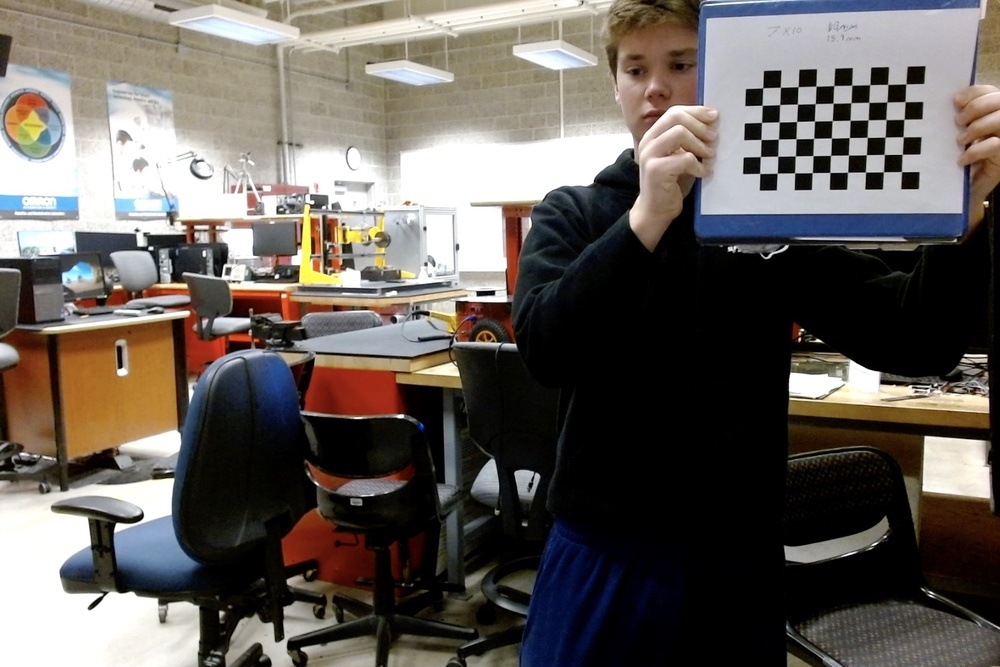
#> input picture openCV/calibration/test1.jpg, 1000 x 667 px, shrunk from 1440 x 960 before the run; its folder holds only this picture in this run
$ python calib.py
#> lines starting #> are read from the running program, lines starting #| are printed output that depends on the picture; after the words box and inside, x2 and y2 are one past the last pixel; in counts of white or black regions, pixels touching at a corner belong together; long printed decimals are rounded
import numpy as np
import cv2 as cv
import glob

# termination criteria
criteria = (cv.TERM_CRITERIA_EPS + cv.TERM_CRITERIA_MAX_ITER, 30, 0.001)

# Chessboard parameters
pattern_size = (6, 9)  # inner corners
square_size = 18.9  # mm

# Prepare object points
objp = np.zeros((pattern_size[0]*pattern_size[1], 3), np.float32)
objp[:, :2] = np.mgrid[0:pattern_size[0], 0:pattern_size[1]].T.reshape(-1, 2)
objp *= square_size

objpoints = []
imgpoints = []

# Load images
images = glob.glob('*.jpg')

for fname in images:
    img = cv.imread(fname)
#> img is the input picture: shape (667, 1000, 3); mean B, G, R 90.1, 95.5, 101.5
    if img is None:
        print(f"Failed to load {fname}")
        continue

    gray = cv.cvtColor(img, cv.COLOR_BGR2GRAY)
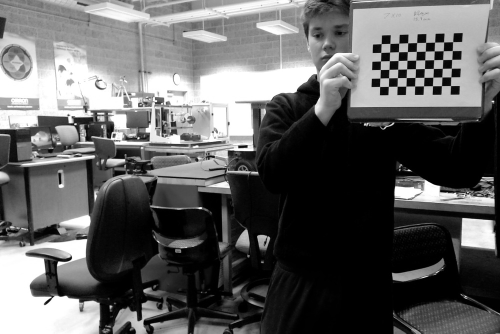
#> gray: shape (667, 1000) (shown at 1/2 size); min 0, max 255, mean 96.7
    ret, corners = cv.findChessboardCorners(gray, pattern_size, cv.CALIB_CB_ADAPTIVE_THRESH + cv.CALIB_CB_NORMALIZE_IMAGE)
#> ret = True; corners = 54 rows, first 8: [905.9, 83.84], [905, 101.5], [904.1, 119.3], [903.2, 136.7], [902.3, 154.2], [901.5, 171.6], [887.7, 84.34], [886.8, 102]

    if ret:
        print(f"Corners found in {fname}")
        objpoints.append(objp)
        corners2 = cv.cornerSubPix(gray, corners, (11,11), (-1,-1), criteria)
#> corners2 = 54 rows, first 8: [905.8, 83.86], [905.1, 101.6], [904.1, 119.3], [903.2, 136.7], [902.2, 154.3], [901.5, 171.6], [887.7, 84.39], [886.9, 102]
        imgpoints.append(corners2)
        cv.drawChessboardCorners(img, pattern_size, corners2, ret)
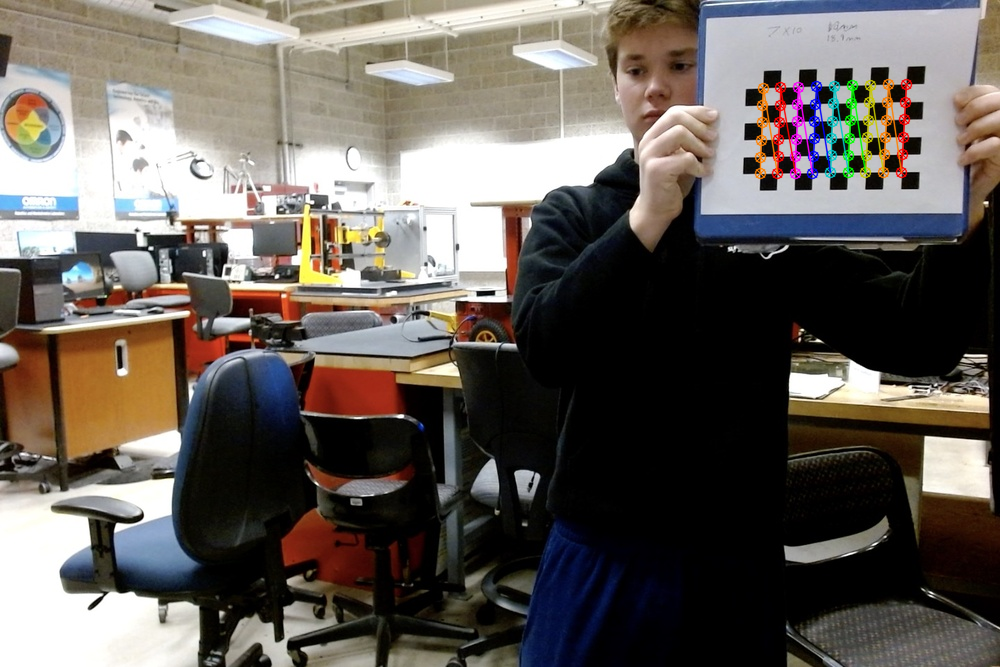
#> img: shape (667, 1000, 3); 1.25% of pixels changed, all inside (x1, y1, x2, y2) = (754, 78, 913, 180)
        cv.imshow('img', img)
        cv.waitKey(500)
    else:
        print(f"No corners found in {fname}")

cv.destroyAllWindows()

# Calibration
if len(objpoints) > 0:
    ret, mtx, dist, rvecs, tvecs = cv.calibrateCamera(objpoints, imgpoints, gray.shape[::-1], None, None)
#> ret = 0.083; mtx = [[454.7, 0, 460.7], [0, 461.3, 272], [0, 0, 1]]; dist = [[0.0365, -0.0148, 0.00773, -0.00865, 9.97e-05]]; rvecs = ([0.138, 0.000595, 1.56],); tvecs = ([494.4, -208.3, 499.6],)
    print("Calibration successful!" if ret else "Calibration failed.")
#| Calibration successful!
    print("\nCamera matrix:\n", mtx)
#| Camera matrix:
#|  [[454.749   0.         460.719]
#|  [  0.         461.277 271.963]
#|  [  0.           0.           1.        ]]
    print("\nDistortion coefficients:\n", dist)
#| Distortion coefficients:
#|  [[ 3.65148061e-02 -1.47754431e-02  7.72965062e-03 -8.64877130e-03
#|    9.96891488e-05]]

    # Optional: undistort one example image
    img = cv.imread(images[0])
    h, w = img.shape[:2]
    new_camera_mtx, roi = cv.getOptimalNewCameraMatrix(mtx, dist, (w,h), 1, (w,h))
#> new_camera_mtx = [[456.6, 0, 444], [0, 460.5, 281.7], [0, 0, 1]]; roi = (9, 14, 978, 637)
    dst = cv.undistort(img, mtx, dist, None, new_camera_mtx)
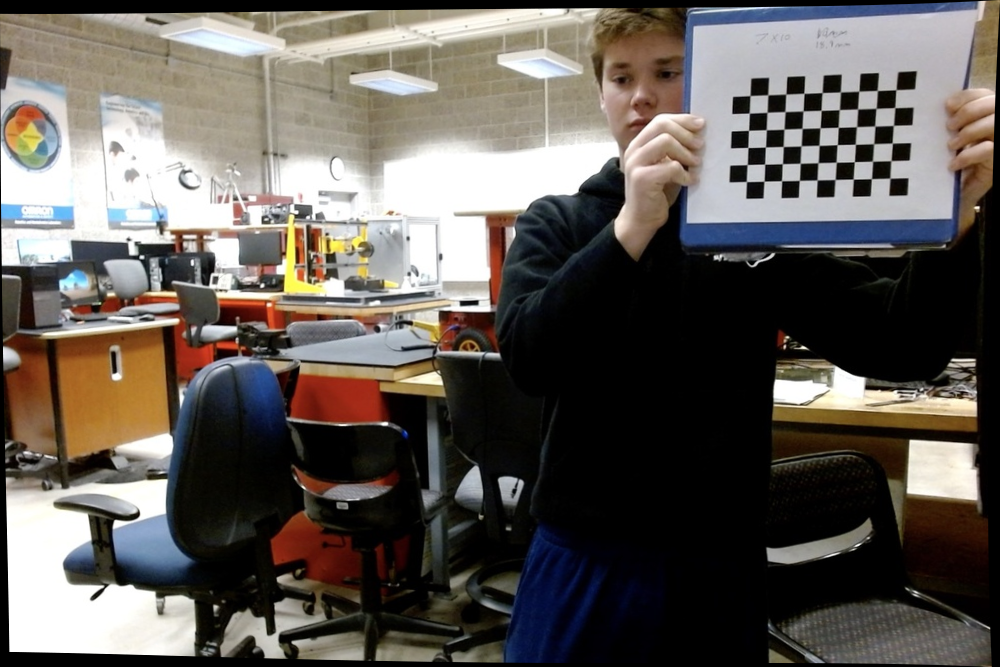
#> dst: shape (667, 1000, 3); mean B, G, R 86.9, 92.1, 97.8
    cv.imshow('Undistorted', dst)
    cv.waitKey(0)
    cv.destroyAllWindows()
else:
    print("No corners detected. Calibration cannot be performed.")

$ run again, on openCV/calibration/test13.jpg
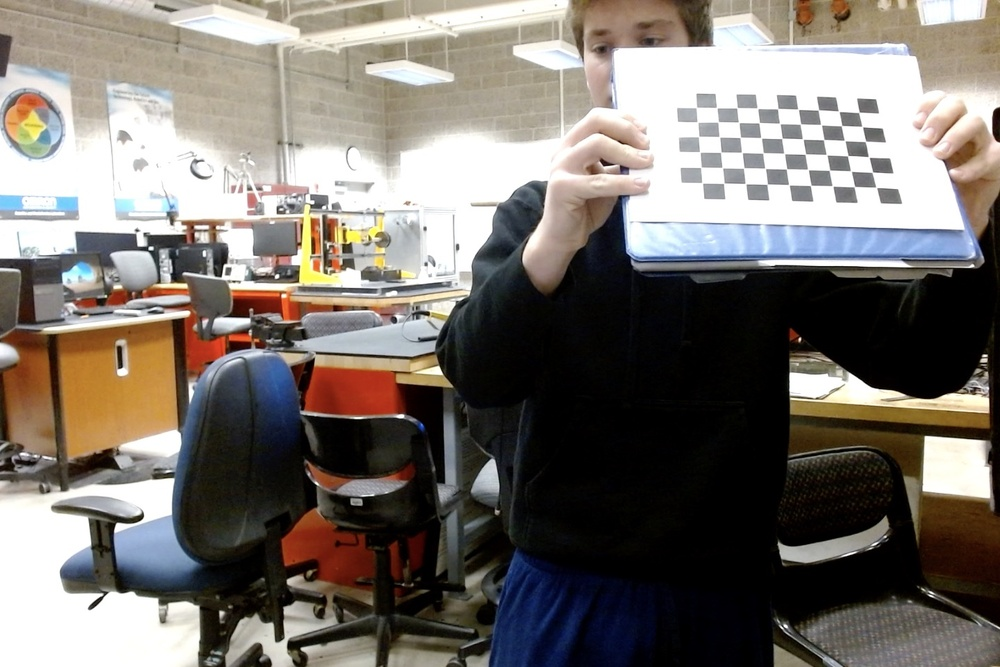
#> input picture openCV/calibration/test13.jpg, 1000 x 667 px, shrunk from 1440 x 960 before the run
#> img is the input picture: shape (667, 1000, 3); mean B, G, R 109.8, 115.6, 121.8
#> `ret, corners = cv.findChessboardCorners(gray, pattern_size, cv.CALIB_C..`: ret = True; corners = 54 rows, first 8: [859.4, 112], [862.2, 126.5], [865.3, 141], [868.8, 157.2], [872.1, 172], [876.5, 187.5], [838.8, 111.2], [841.6, 125.9]
#> corners2 = 54 rows, first 8: [858.9, 112.4], [862.2, 126.6], [865.5, 141.4], [868.6, 156.9], [872.4, 172.2], [876.2, 187.3], [838.7, 111.3], [841.5, 125.6]
#> `cv.drawChessboardCorners(img, pattern_size, corners2, ret)`:
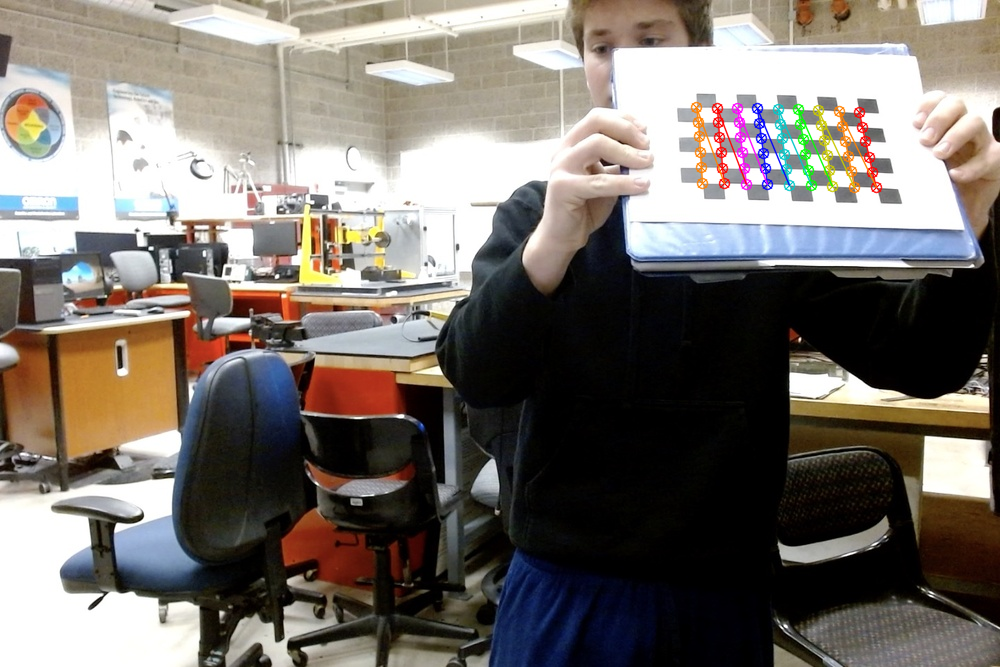
#> img: shape (667, 1000, 3); 1.19% of pixels changed, all inside (x1, y1, x2, y2) = (690, 101, 883, 194)
#> `ret, mtx, dist, rvecs, tvecs = cv.calibrateCamera(objpoints, imgpoints..`: ret = 0.247; mtx = [[1426.6, 0, 493.3], [0, 1102.6, 339], [0, 0, 1]]; dist = [[1.01, -9.01, 0.0556, 0.475, -67.91]]; rvecs = ([-0.646, -0.232, 1.47],); tvecs = ([273.7, -256, 1427.9],)
#| Calibration successful!
#| Camera matrix:
#|  [[1.42662061e+03 0.00000000e+00 4.93327467e+02]
#|  [0.00000000e+00 1.10262923e+03 3.38967765e+02]
#|  [0.00000000e+00 0.00000000e+00 1.00000000e+00]]
#| Distortion coefficients:
#|  [[ 1.01240475e+00 -9.00969598e+00  5.55762152e-02  4.74509858e-01
#|   -6.79069762e+01]]
#> new_camera_mtx = [[1426.6, 0, 493.3], [0, 964.1, 371.1], [0, 0, 1]]; roi = (0, 75, 851, 540)
#> `dst = cv.undistort(img, mtx, dist, None, new_camera_mtx)`:
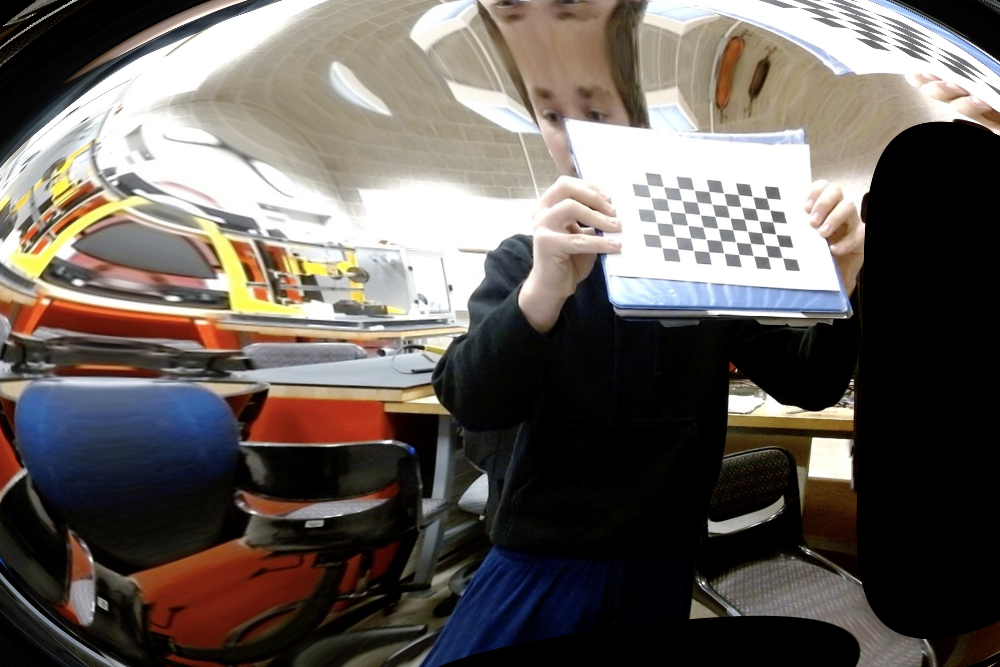
#> dst: shape (667, 1000, 3); mean B, G, R 89.8, 94.5, 101.5

$ run again, on openCV/calibration/test14.jpg
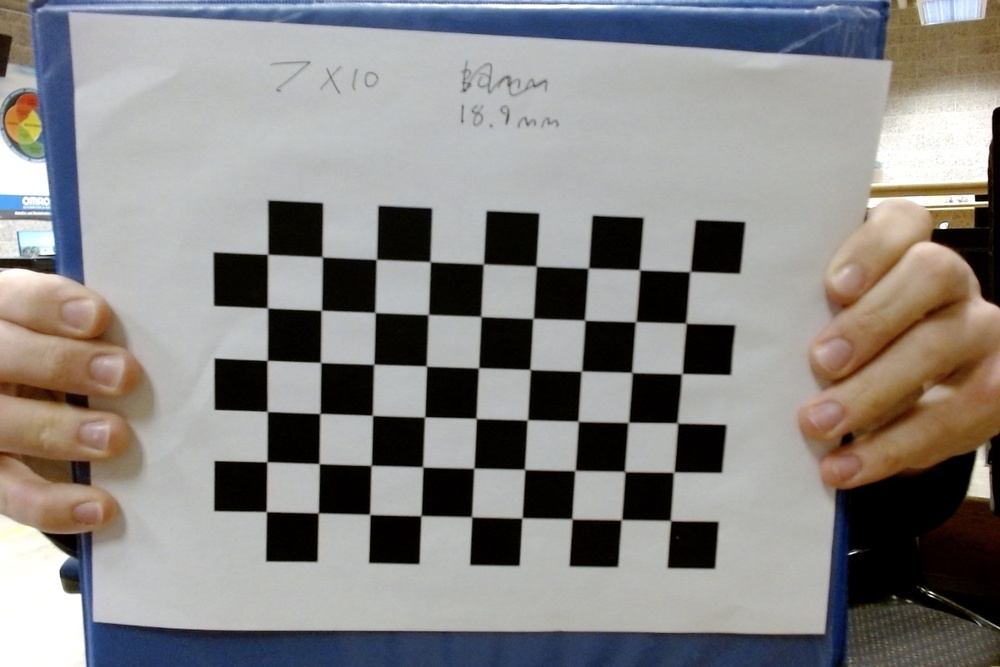
#> input picture openCV/calibration/test14.jpg, 1000 x 667 px, shrunk from 1440 x 960 before the run
#> img is the input picture: shape (667, 1000, 3); mean B, G, R 132, 133.7, 135.9
#> `ret, corners = cv.findChessboardCorners(gray, pattern_size, cv.CALIB_C..`: ret = True; corners = 54 rows, first 8: [691.1, 271.2], [686.2, 323.2], [683, 374.2], [676.2, 422.4], [673.9, 472.4], [671.1, 521.2], [639.5, 269.6], [636, 321.5]
#> corners2 = 54 rows, first 8: [690.1, 271.5], [686, 323.2], [681.9, 373.7], [677.3, 423], [673.7, 472.1], [670.5, 520.5], [639.5, 269.8], [635.6, 321.7]
#> `cv.drawChessboardCorners(img, pattern_size, corners2, ret)`:
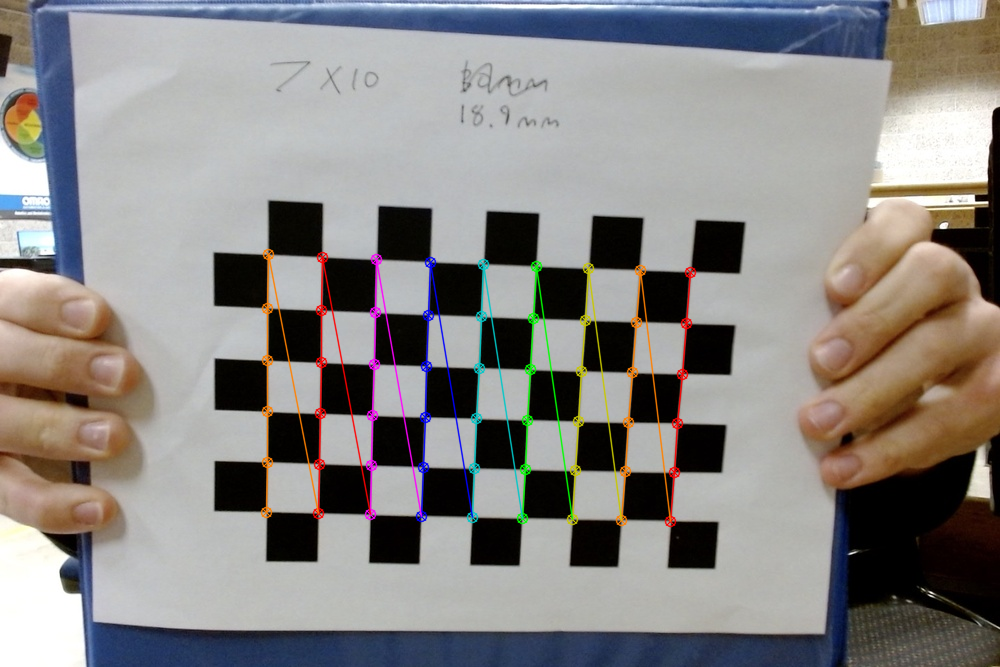
#> img: shape (667, 1000, 3); 2.6% of pixels changed, all inside (x1, y1, x2, y2) = (260, 248, 697, 528)
#> `ret, mtx, dist, rvecs, tvecs = cv.calibrateCamera(objpoints, imgpoints..`: ret = 0.25; mtx = [[740.6, 0, 461.2], [0, 736.2, 337.3], [0, 0, 1]]; dist = [[0.193, -3.4, -0.0127, -0.00782, 15.58]]; rvecs = ([0.0532, -0.116, 1.61],); tvecs = ([83.32, -23.64, 268.4],)
#| Calibration successful!
#| Camera matrix:
#|  [[740.616   0.         461.185]
#|  [  0.         736.156 337.338]
#|  [  0.           0.           1.        ]]
#| Distortion coefficients:
#|  [[ 1.92925152e-01 -3.39863845e+00 -1.27471526e-02 -7.82137706e-03
#|    1.55849141e+01]]
#> new_camera_mtx = [[1310.1, 0, 581.8], [0, 754.4, 332.1], [0, 0, 1]]; roi = (329, 270, 428, 129)
#> `dst = cv.undistort(img, mtx, dist, None, new_camera_mtx)`:
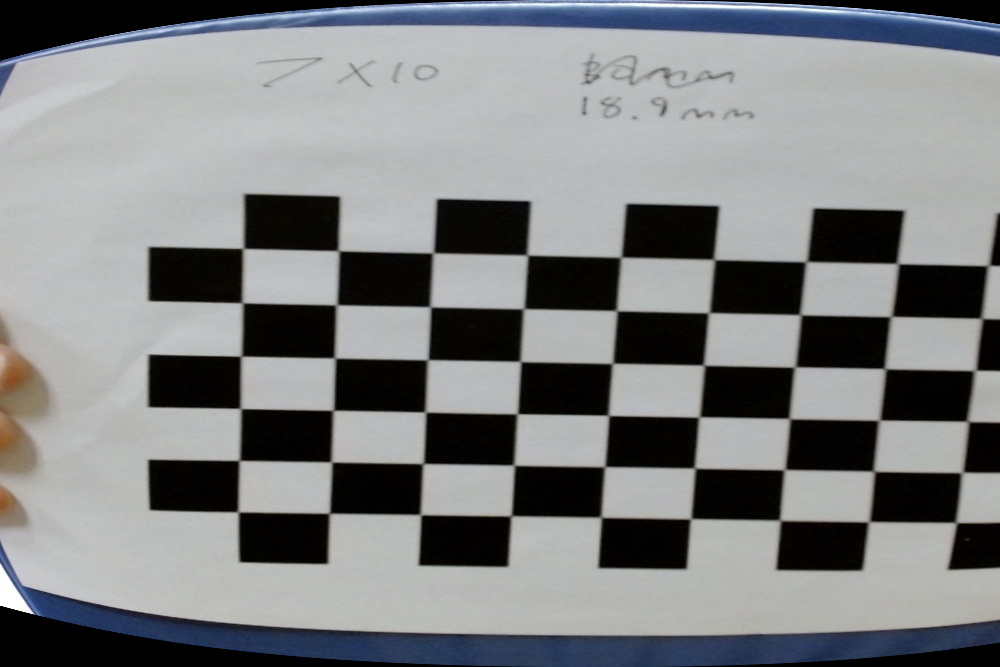
#> dst: shape (667, 1000, 3); mean B, G, R 130.1, 128.6, 126.8
